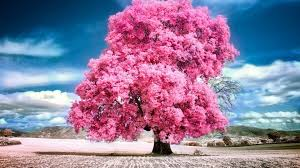
#> input picture Picture1.png, 300 x 168 px, found by its file name
$ python img.py
#> lines starting #> are read from the running program, lines starting #| are printed output that depends on the picture
import cv2
path ="C:/Users/P Leela Mohan/Desktop/computer vision/Picture1.png"
img =cv2.imread(path)
#> img is the input picture: shape (168, 300, 3); mean B, G, R 157.6, 126.4, 143.9
imgGray = cv2.cvtColor(img,cv2.COLOR_BGR2GRAY)
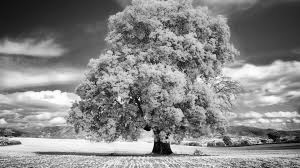
#> imgGray: shape (168, 300); min 1, max 255, mean 135.2
cv2.imshow("GrayScale",imgGray)
cv2.waitKey(0)
cv2.destroyAllWindows()

$ run again, with Picture2.jpg saved as Picture1.png
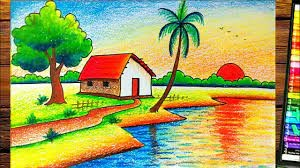
#> input picture Picture2.jpg, 300 x 168 px, found by its file name
#> img is the input picture: shape (168, 300, 3); mean B, G, R 95.9, 162, 160.7
#> `imgGray = cv2.cvtColor(img,cv2.COLOR_BGR2GRAY)`:
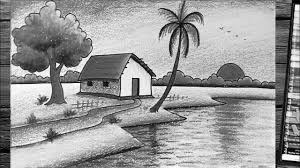
#> imgGray: shape (168, 300); min 0, max 255, mean 154.1

$ run again, with th.jpeg saved as Picture1.png
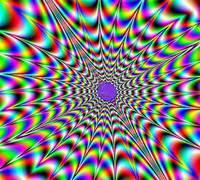
#> input picture th.jpeg, 200 x 180 px, found by its file name
#> img is the input picture: shape (180, 200, 3); mean B, G, R 122.6, 123.1, 127.3
#> `imgGray = cv2.cvtColor(img,cv2.COLOR_BGR2GRAY)`:
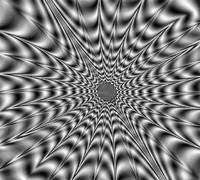
#> imgGray: shape (180, 200); min 0, max 255, mean 124.3
